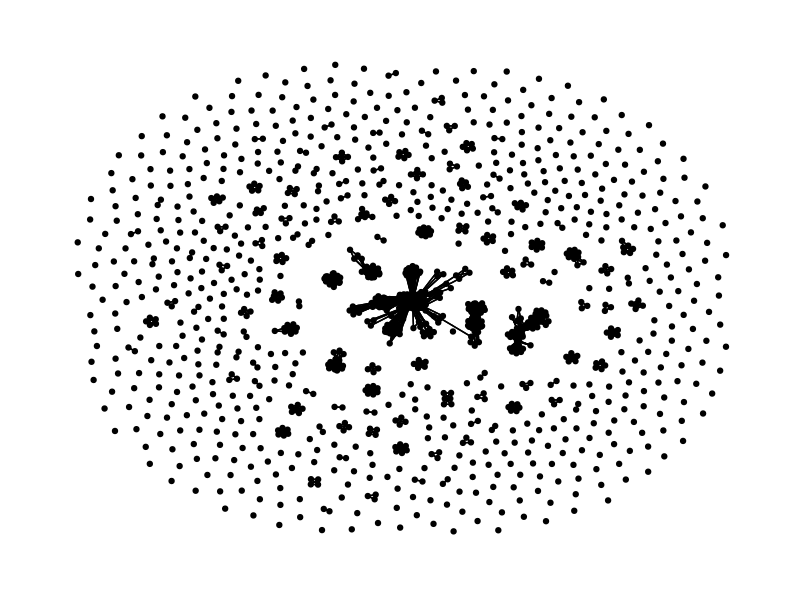
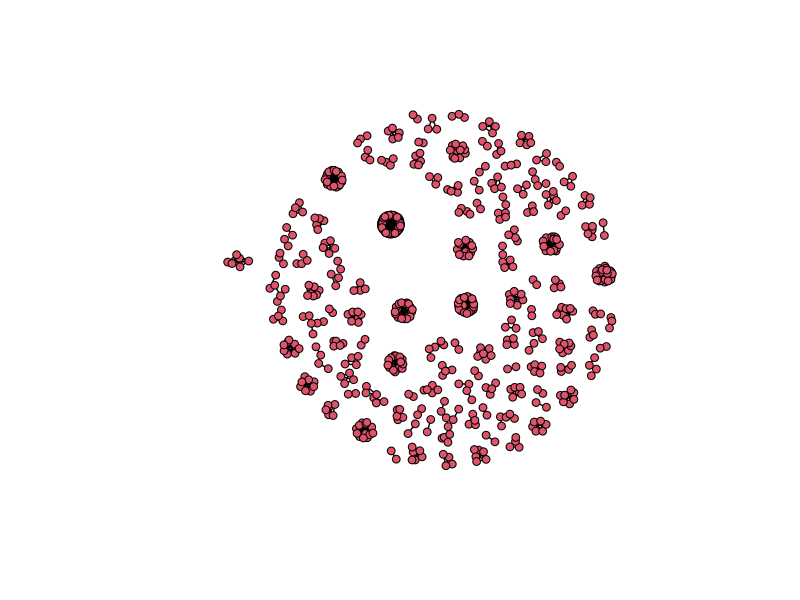

Write R code to recreate these figures, in order.
## ---- chunk 1
knitr::opts_chunk$set(echo = TRUE)
## ---- chunk 2
data = read.csv('Connections.csv', encoding = 'UTF-8')

## ---- chunk 3
library(dplyr)

data %>% group_by(Company) %>% count() %>% arrange(desc(n))

## ---- chunk 4
names(data)
## ---- chunk 5
library(tidyverse)
library(tidygraph)
library(ggraph)

data$Last_name_initial = substr(data$Last.Name, 1,1)


data = data %>% mutate(
  name = paste(First.Name, Last_name_initial, sep = " ")
)

data$index <- 1:nrow(data)

nodes <- data %>% select(c("name", "Company"))

nodes <- nodes %>% rowid_to_column("id")

edges <- data %>% select(c(name, Company)) %>% 
  left_join(nodes %>% select(c(id,name)), by = c("name"="name"))

edges <- edges %>% left_join(edges, by = "Company", keep=FALSE) %>% 
  select(c("id.x", "id.y", "Company")) %>% 
  filter(id.x!=id.y)


colnames(edges) <- c("x", "y", "Company")

graph <- tbl_graph(edges = edges, nodes=nodes, directed = FALSE)

ggraph(graph, layout = "graphopt") + 
  geom_edge_link( show.legend = FALSE) + 
  geom_node_point()+
  theme_graph()
## ---- chunk 6



df1 <- data.frame()

# iterate through each company and generate the edges 
for (company in unique(data$Company) ){
  
company_edges = data %>% filter(Company==company) %>% pull(index)

edges = expand.grid(company_edges, company_edges)

# remove the connections with themselves
edges = edges %>% filter(Var1 != Var2)

# append to main df1
df1 <- rbind(df1, edges)

#print(dim(df1))
  
}

# nodes = data$index
# edges = df1

df1$temp <- apply(df1, 1, function(x) paste(sort(x), collapse=""))

df1 = df1[!duplicated(df1$temp), 1:2] # remove duplicate (each combination appears once)

df1
## ---- chunk 7
library(tidygraph)
#install.packages('network')
library(network)


linkedin_network <- network(df1, attr = data,  matrix.type = "edgelist",directed=FALSE)

linkedin_network

plot(linkedin_network )

#to do: print names of nodes
